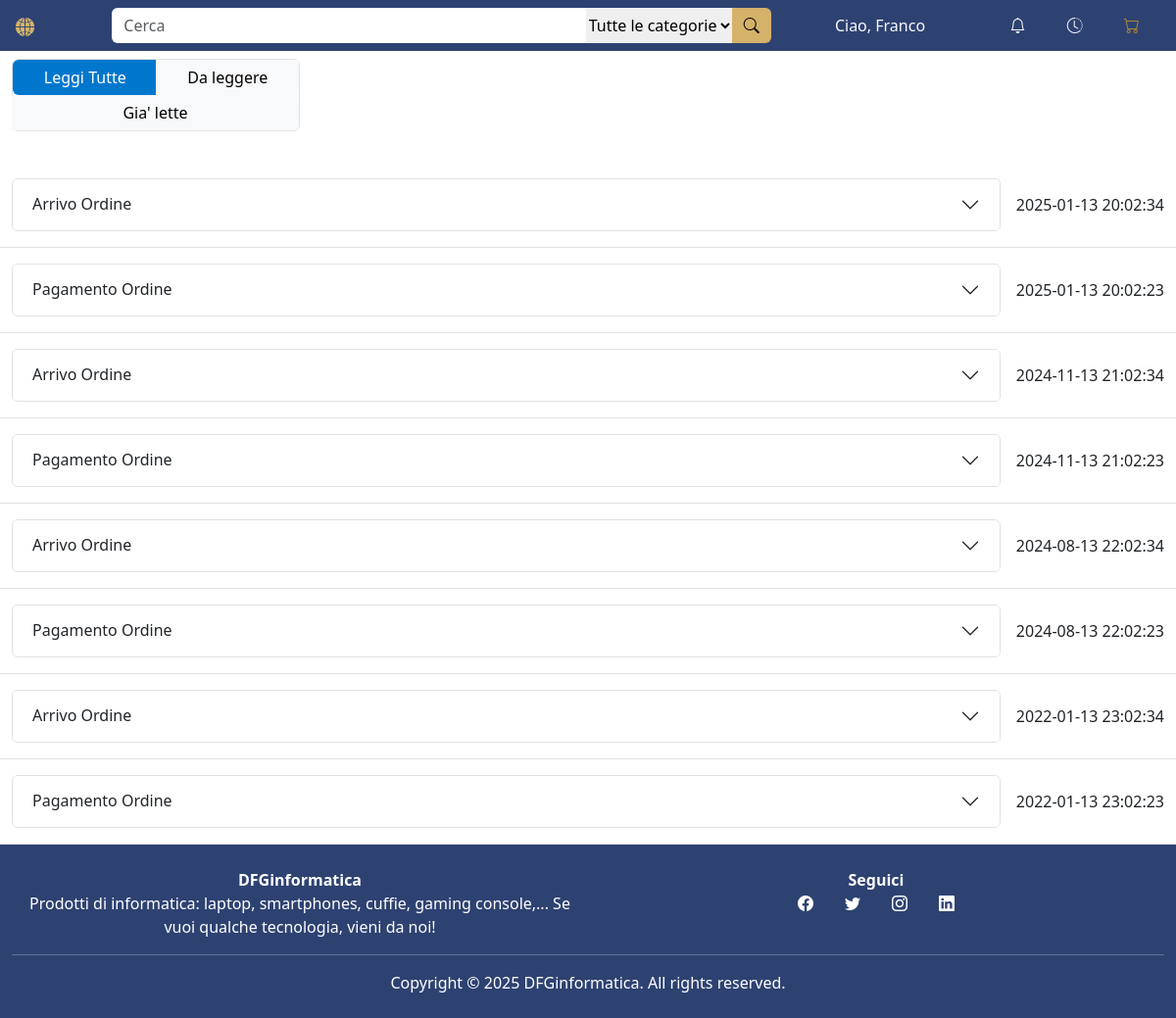
The page /notifiche.php (signed in) on the database its author committed.
### tables this page shows
create table NOTIFICA (
     codNotifica int not null auto_increment,
     messaggio varchar(255) not null,
     tipoNotifica varchar(20) not null,
     letto char not null,
     dataNotifica datetime not null,
     codUtente int not null,
     constraint ID_NOTIFICA_ID primary key (codNotifica));

### notifiche.php (called while the page is built, shortened)
<?php
require_once("bootstrap.php");
$templateParams["titolo"] = "Notifiche";
$templateParams["nome"] = "template-notifiche.php";
$templateParams["scripts"] = ["js/notifiche.js"];
$userId = getCurrentUserId();
$filter = !empty($_GET['filter']) ? $_GET['filter'] : null;
$templateParams["notifiche"] = $dbh->getFilteredNotifications($userId, $filter);
require("template/base.php");

### db/database.php (called while the page is built, shortened)
<?php
class DatabaseHelper
{
    private $db;
    public function __construct()
    {
        $this->db = new mysqli("localhost", "root", "", "twdatabase", 3306);
    }
    private function parametrizedQuery($query, $types, &$var1, &...$vars)
    {
        $stmt = $this->db->prepare($query);
        $stmt->bind_param($types, $var1, ...$vars);
        $stmt->execute();
        return $stmt->get_result()->fetch_all(MYSQLI_ASSOC);
    }
    public function getFilteredNotifications($userId, $notificationState = null)
    {
        $query = "SELECT *
              FROM NOTIFICA
              WHERE codUtente = ?";
        $params = [$userId];
        $types = "i";
        $query .= " ORDER BY dataNotifica DESC";
        return $this->parametrizedQuery($query, $types, ...$params);
    }
}

### bootstrap.php (called while the page is built, shortened)
<?php
require_once("utils/functions.php");
require_once("db/database.php");
$dbh = new DatabaseHelper();

### template/template-notifiche.php (the view, shortened to what this page needs)
<?php if (!empty($templateParams["notifiche"])) { ?>
    <div class="row justify-content-start align-items-center mb-4">
        <form action="notifiche.php?codNotifica=tutte" method="get">
            <div class="btn-group col-md-3 d-flex flex-wrap justify-content-md-start my-2 border">
                <button type="submit" name="codNotifica" value="tutte" class="col btn btn-custom-blue">
                    Leggi Tutte
                </button>
                <button id="btnUnread" type="button" class="col btn btn-light border-0"
                    onclick="filtraNotifiche('unread')">Da
                    leggere</button>
                <button id="btnRead" type="button" class="col btn btn-light border-0" onclick="filtraNotifiche('read')">Gia'
                    lette</button>
            </div>
        </form>
    </div>
<?php } ?>
<?php if (empty($templateParams["notifiche"])) { ?>
    <h1 class="text-center">Non ci sono notifiche</h1>
<?php } else { ?>
    <?php
    foreach ($templateParams["notifiche"] as $notifica):
        $codNotifica = $notifica["codNotifica"];
        ?>
        <div class="notification-item" data-filter="<?php echo $notifica['letto'] ? 'read' : 'unread'; ?>">
            <div class="row border-bottom py-3">
                <div class="col-12 d-flex align-items-center">
                    <div class="flex-grow-1">
                        <div class="accordion" id="accordionExample-<?php echo $codNotifica; ?>">
                            <div class="accordion-item">
                                <h2 class="accordion-header">
                                    <button class="accordion-button collapsed" type="button" data-bs-toggle="collapse"
                                        data-bs-target="#collapse<?php echo $codNotifica; ?>" aria-expanded="false"
                                        aria-controls="collapse<?php echo $codNotifica; ?>"
                                        onclick="leggiNotifica('<?php echo $codNotifica; ?>')">
                                        <?php echo htmlspecialchars($notifica["tipoNotifica"]); ?>
                                    </button>
                                </h2>
                            </div>
                        </div>
                    </div>
                    <div class="ms-3 text-nowrap">
                        <?php echo $notifica["dataNotifica"]; ?>
                    </div>
                </div>
            </div>
        </div>
    <?php endforeach;
} ?>

### css/style.css (style rules this page uses)
.btn.btn-custom-blue { background-color: #0077CC; color: #FFF; border: none; }

### rows shown on the page
notifica: tipoNotifica "Arrivo Ordine", dataNotifica "2025-01-13 20:02:34"
notifica: tipoNotifica "Pagamento Ordine", dataNotifica "2025-01-13 20:02:23"
notifica: tipoNotifica "Arrivo Ordine", dataNotifica "2024-11-13 21:02:34"
notifica: tipoNotifica "Pagamento Ordine", dataNotifica "2024-11-13 21:02:23"
notifica: tipoNotifica "Arrivo Ordine", dataNotifica "2024-08-13 22:02:34"
notifica: tipoNotifica "Pagamento Ordine", dataNotifica "2024-08-13 22:02:23"
notifica: tipoNotifica "Arrivo Ordine", dataNotifica "2022-01-13 23:02:34"
notifica: tipoNotifica "Pagamento Ordine", dataNotifica "2022-01-13 23:02:23"

### other values the page prints
getCurrentUserName() "Franco"
$websiteName "DFGinformatica"
form field codCategoria "Tutte le categorie"
